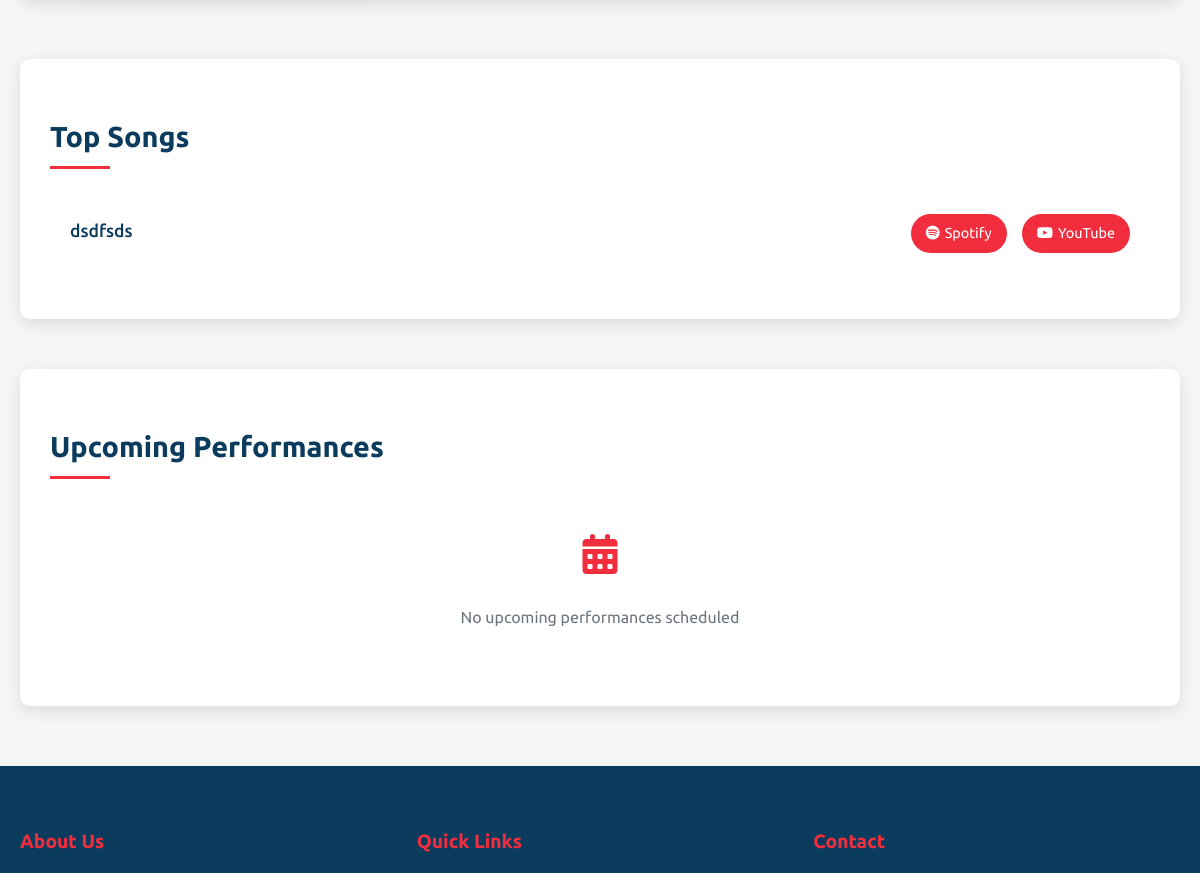
/artist/1 (middle part), run on an earlier commit of the app's database.
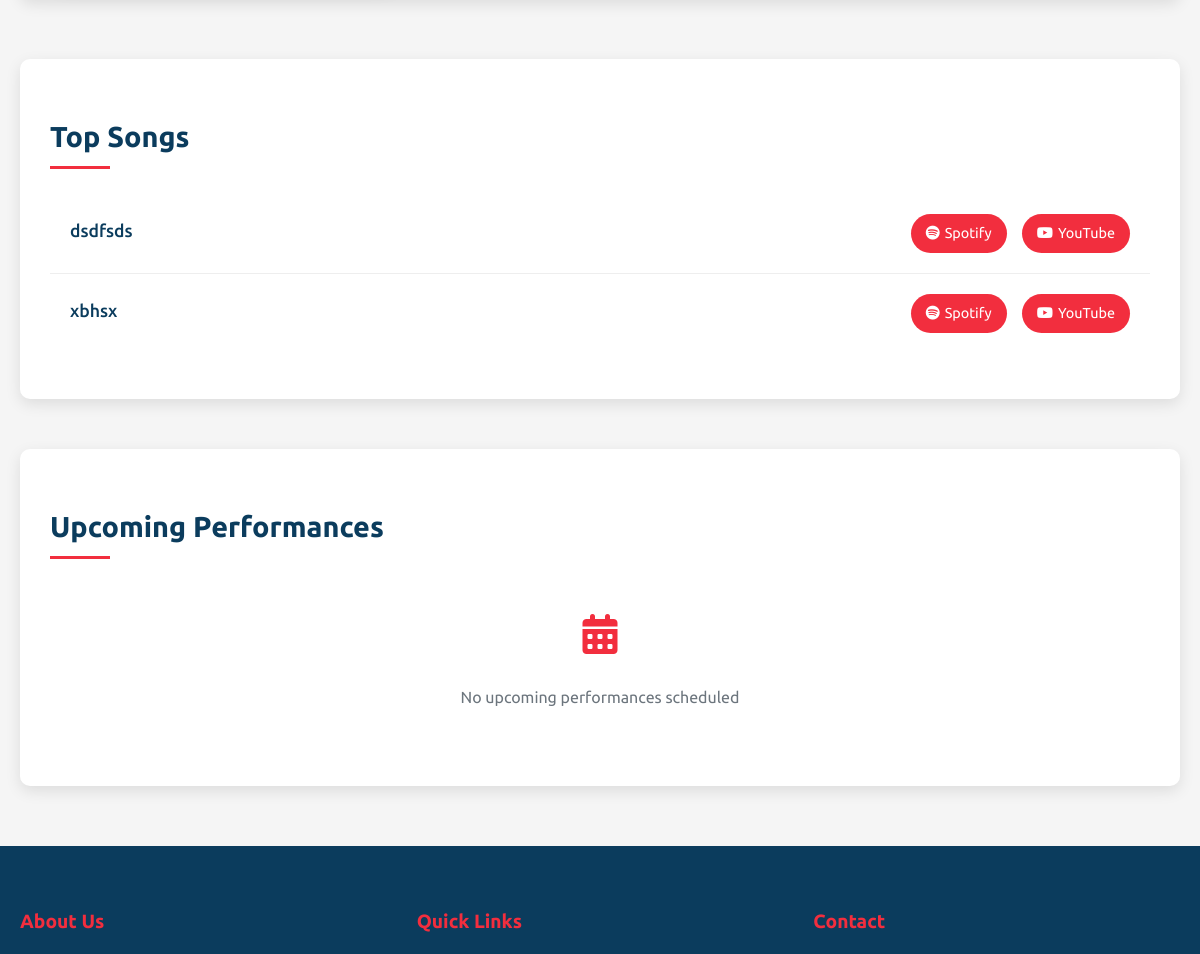
And on a later commit of the database.
### app.py (models this page shows)
class Song(db.Model):
    id = db.Column(db.Integer, primary_key=True)
    title = db.Column(db.String(100), nullable=False)
    genre = db.Column(db.String(50), nullable=False)
    album = db.Column(db.String(100))  # New field - can be null for singles
    release_date = db.Column(db.DateTime, nullable=False, default=datetime.utcnow)
    cover_image = db.Column(db.String(20), nullable=False)
    spotify_link = db.Column(db.String(200))
    youtube_link = db.Column(db.String(200))
    artist_id = db.Column(db.Integer, db.ForeignKey('artist.id'), nullable=False)
    chart_position = db.Column(db.Integer)

### app.py (the view)
@app.route('/artist/<int:artist_id>')
def artist_detail(artist_id):
    artist = Artist.query.get_or_404(artist_id)
    top_songs = Song.query.filter_by(artist_id=artist.id)\
                         .order_by(Song.chart_position)\
                         .limit(5)\
                         .all()
    upcoming_gigs = Gig.query.filter(
        Gig.artist_id == artist.id,
        Gig.date >= datetime.utcnow()
    ).order_by(Gig.date).all()
    return render_template('artist_detail.html',
                         artist=artist,
                         top_songs=top_songs,
                         upcoming_gigs=upcoming_gigs)

### app.py (called while the page is built)
@app.context_processor
def inject_datetime():
    return {'datetime': datetime}

### templates/artist_detail.html (shortened to what this page needs)
<!DOCTYPE html>
<html lang="en">
<head>
  <link rel="stylesheet" href="https://cdnjs.cloudflare.com/ajax/libs/font-awesome/6.0.0/css/all.min.css">
</head>
<body>
  <div class="container">
    <div class="section fade-in">
      <h2 class="section-title">Top Songs</h2>
      {% if top_songs %}
      <ul class="song-list">
        {% for song in top_songs %}
        <li class="song-item">
          <div class="song-info">
            <div class="song-title">{{ song.title }}</div>
          </div>
          <div class="song-links">
            {% if song.spotify_link %}
            <a href="{{ song.spotify_link }}" class="song-link" target="_blank">
              <i class="fab fa-spotify"></i> Spotify
            </a>
            {% endif %}
            {% if song.youtube_link %}
            <a href="{{ song.youtube_link }}" class="song-link" target="_blank">
              <i class="fab fa-youtube"></i> YouTube
            </a>
            {% endif %}
          </div>
        </li>
        {% endfor %}
      </ul>
      {% else %}
      <div class="no-content">
        <i class="fas fa-music"></i>
        <p>No top songs available</p>
      </div>
      {% endif %}
    </div>
    <div class="section fade-in">
      <h2 class="section-title">Upcoming Performances</h2>
      {% if upcoming_gigs %}
      <ul class="gig-list">
        {% for gig in upcoming_gigs %}
        <li class="gig-item">
          <div class="gig-info">
            <div class="gig-venue">{{ gig.venue }}</div>
            <div class="gig-date">{{ gig.date.strftime('%B %d, %Y') }}</div>
          </div>
          <div class="gig-city">{{ gig.city }}</div>
        </li>
        {% endfor %}
      </ul>
      {% else %}
      <div class="no-content">
        <i class="fas fa-calendar-alt"></i>
        <p>No upcoming performances scheduled</p>
      </div>
      {% endif %}
    </div>
  </div>
  <footer class="site-footer">
    <div class="container">
      <div class="footer-content">
        <div class="footer-column">
          <h3>About Us</h3>
        </div>
        <div class="footer-column">
          <h3>Quick Links</h3>
        </div>
        <div class="footer-column">
          <h3>Contact</h3>
        </div>
      </div>
    </div>
  </footer>
</body>
</html>

What changed in the data, as far as the page shows it:
added Song: title "xbhsx"
